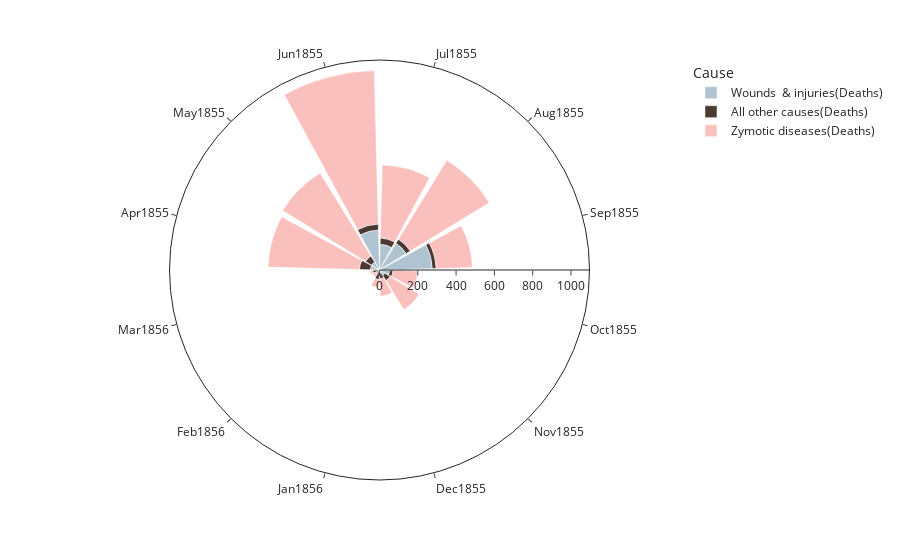

Notebook source saved alongside this figure:
### Code cell
colors.reverse

fig2 = px.bar_polar(
    df2, 
    r = 'Deaths',
    color = 'Cause', 
    theta = 'Date',
    start_angle = 165,
    color_discrete_sequence = colors,
    template = 'simple_white'
)

fig2.show()

### Figure 1 — Plotly figure (JSON) as saved in the notebook; plotly's stock layout.template omitted (floating-point values rounded to 4 significant figures)
{"data": [{"hovertemplate": "Cause=Wounds  & injuries(Deaths)<br>Deaths=%{r}<br>Date=%{theta}<extra></extra>", "legendgroup": "Wounds  & injuries(Deaths)", "marker": {"color": "#b0c3d1", "pattern": {"shape": ""}}, "name": "Wounds  & injuries(Deaths)", "r": [48, 49, 209, 134, 164, 276, 53, 33, 18, 2, 0, 0], "showlegend": true, "subplot": "polar", "theta": ["Apr1855", "May1855", "Jun1855", "Jul1855", "Aug1855", "Sep1855", "Oct1855", "Nov1855", "Dec1855", "Jan1856", "Feb1856", "Mar1856"], "type": "barpolar"}, {"hovertemplate": "Cause=All other causes(Deaths)<br>Deaths=%{r}<br>Date=%{theta}<extra></extra>", "legendgroup": "All other causes(Deaths)", "marker": {"color": "#4c3933", "pattern": {"shape": ""}}, "name": "All other causes(Deaths)", "r": [57, 37, 31, 33, 25, 20, 18, 32, 28, 48, 19, 35], "showlegend": true, "subplot": "polar", "theta": ["Apr1855", "May1855", "Jun1855", "Jul1855", "Aug1855", "Sep1855", "Oct1855", "Nov1855", "Dec1855", "Jan1856", "Feb1856", "Mar1856"], "type": "barpolar"}, {"hovertemplate": "Cause=Zymotic diseases(Deaths)<br>Deaths=%{r}<br>Date=%{theta}<extra></extra>", "legendgroup": "Zymotic diseases(Deaths)", "marker": {"color": "#fac0bd", "pattern": {"shape": ""}}, "name": "Zymotic diseases(Deaths)", "r": [477, 508, 802, 382, 483, 189, 128, 178, 91, 42, 24, 15], "showlegend": true, "subplot": "polar", "theta": ["Apr1855", "May1855", "Jun1855", "Jul1855", "Aug1855", "Sep1855", "Oct1855", "Nov1855", "Dec1855", "Jan1856", "Feb1856", "Mar1856"], "type": "barpolar"}], "layout": {"barmode": "relative", "legend": {"title": {"text": "Cause"}, "tracegroupgap": 0}, "margin": {"t": 60}, "polar": {"angularaxis": {"direction": "clockwise", "rotation": 165}, "domain": {"x": [0, 1], "y": [0, 1]}}}}
